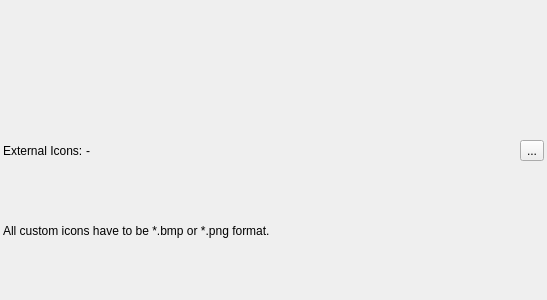
<?xml version="1.0" encoding="UTF-8"?>
<ui version="4.0">
 <class>IWptIconDialog</class>
 <widget class="QDialog" name="IWptIconDialog">
  <property name="geometry">
   <rect>
    <x>0</x>
    <y>0</y>
    <width>547</width>
    <height>300</height>
   </rect>
  </property>
  <property name="windowTitle">
   <string>Icons...</string>
  </property>
  <layout class="QVBoxLayout" name="verticalLayout">
   <property name="spacing">
    <number>3</number>
   </property>
   <property name="leftMargin">
    <number>3</number>
   </property>
   <property name="topMargin">
    <number>3</number>
   </property>
   <property name="rightMargin">
    <number>3</number>
   </property>
   <property name="bottomMargin">
    <number>3</number>
   </property>
   <item>
    <widget class="CWptIconSelectWidget" name="widgetIconSelect" native="true"/>
   </item>
   <item>
    <layout class="QHBoxLayout" name="horizontalLayout">
     <property name="spacing">
      <number>3</number>
     </property>
     <property name="leftMargin">
      <number>0</number>
     </property>
     <property name="topMargin">
      <number>0</number>
     </property>
     <property name="rightMargin">
      <number>0</number>
     </property>
     <property name="bottomMargin">
      <number>0</number>
     </property>
     <item>
      <widget class="QLabel" name="label_2">
       <property name="sizePolicy">
        <sizepolicy hsizetype="Maximum" vsizetype="Preferred">
         <horstretch>0</horstretch>
         <verstretch>0</verstretch>
        </sizepolicy>
       </property>
       <property name="text">
        <string>External Icons:</string>
       </property>
      </widget>
     </item>
     <item>
      <widget class="QLabel" name="labelIconPath">
       <property name="text">
        <string>-</string>
       </property>
      </widget>
     </item>
     <item>
      <widget class="QToolButton" name="toolPath">
       <property name="text">
        <string>...</string>
       </property>
       <property name="icon">
        <iconset resource="../resources.qrc">
         <normaloff>:/icons/32x32/PathBlue.png</normaloff>:/icons/32x32/PathBlue.png</iconset>
       </property>
      </widget>
     </item>
    </layout>
   </item>
   <item>
    <widget class="QLabel" name="label">
     <property name="text">
      <string>All custom icons have to be *.bmp or *.png format.</string>
     </property>
    </widget>
   </item>
  </layout>
 </widget>
 <customwidgets>
  <customwidget>
   <class>CWptIconSelectWidget</class>
   <extends>QWidget</extends>
   <header location="global">widgets/CWptIconSelectWidget.h</header>
   <container>1</container>
  </customwidget>
 </customwidgets>
 <resources>
  <include location="../resources.qrc"/>
 </resources>
 <connections/>
</ui>
